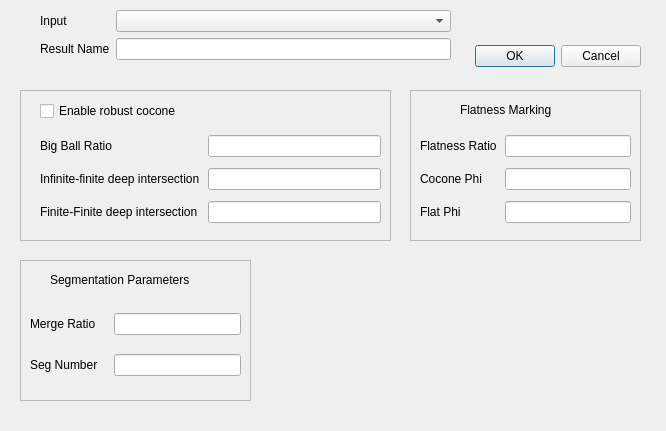
<?xml version="1.0" encoding="UTF-8"?>
<ui version="4.0">
 <class>SuperSecondaryStructuresDialog</class>
 <widget class="QDialog" name="SuperSecondaryStructuresDialog">
  <property name="geometry">
   <rect>
    <x>0</x>
    <y>0</y>
    <width>666</width>
    <height>431</height>
   </rect>
  </property>
  <property name="windowTitle">
   <string>SuperSecondaryStructures</string>
  </property>
  <widget class="QDialogButtonBox" name="buttonBox">
   <property name="geometry">
    <rect>
     <x>460</x>
     <y>40</y>
     <width>181</width>
     <height>32</height>
    </rect>
   </property>
   <property name="orientation">
    <enum>Qt::Horizontal</enum>
   </property>
   <property name="standardButtons">
    <set>QDialogButtonBox::Cancel|QDialogButtonBox::Ok</set>
   </property>
  </widget>
  <widget class="QFrame" name="CoconFrame">
   <property name="geometry">
    <rect>
     <x>20</x>
     <y>90</y>
     <width>371</width>
     <height>151</height>
    </rect>
   </property>
   <property name="frameShape">
    <enum>QFrame::StyledPanel</enum>
   </property>
   <property name="frameShadow">
    <enum>QFrame::Raised</enum>
   </property>
   <widget class="QCheckBox" name="RobustCoconeCheckbox">
    <property name="geometry">
     <rect>
      <x>20</x>
      <y>10</y>
      <width>341</width>
      <height>22</height>
     </rect>
    </property>
    <property name="text">
     <string>Enable robust cocone</string>
    </property>
   </widget>
   <widget class="QWidget" name="gridLayoutWidget">
    <property name="geometry">
     <rect>
      <x>20</x>
      <y>40</y>
      <width>341</width>
      <height>101</height>
     </rect>
    </property>
    <layout class="QGridLayout" name="gridLayout">
     <property name="horizontalSpacing">
      <number>8</number>
     </property>
     <item row="0" column="1">
      <widget class="QLineEdit" name="BigBallEdit"/>
     </item>
     <item row="1" column="0">
      <widget class="QLabel" name="outputFile">
       <property name="text">
        <string>Infinite-finite deep intersection</string>
       </property>
      </widget>
     </item>
     <item row="1" column="1">
      <widget class="QLineEdit" name="InfiniteFiniteEdit"/>
     </item>
     <item row="0" column="0">
      <widget class="QLabel" name="iterationsLabel">
       <property name="text">
        <string>Big Ball Ratio</string>
       </property>
      </widget>
     </item>
     <item row="2" column="1">
      <widget class="QLineEdit" name="FiniteFiniteEdit"/>
     </item>
     <item row="2" column="0">
      <widget class="QLabel" name="label">
       <property name="text">
        <string>Finite-Finite deep intersection</string>
       </property>
      </widget>
     </item>
    </layout>
   </widget>
  </widget>
  <widget class="QFrame" name="FlatnessFrame">
   <property name="geometry">
    <rect>
     <x>410</x>
     <y>90</y>
     <width>231</width>
     <height>151</height>
    </rect>
   </property>
   <property name="frameShape">
    <enum>QFrame::StyledPanel</enum>
   </property>
   <property name="frameShadow">
    <enum>QFrame::Raised</enum>
   </property>
   <widget class="QWidget" name="gridLayoutWidget_2">
    <property name="geometry">
     <rect>
      <x>10</x>
      <y>40</y>
      <width>211</width>
      <height>101</height>
     </rect>
    </property>
    <layout class="QGridLayout" name="gridLayout_2">
     <property name="horizontalSpacing">
      <number>8</number>
     </property>
     <item row="0" column="1">
      <widget class="QLineEdit" name="FlatnessEdit"/>
     </item>
     <item row="1" column="0">
      <widget class="QLabel" name="outputFile_2">
       <property name="text">
        <string>Cocone Phi</string>
       </property>
      </widget>
     </item>
     <item row="1" column="1">
      <widget class="QLineEdit" name="CoconePhiEdit"/>
     </item>
     <item row="2" column="1">
      <widget class="QLineEdit" name="FlatPhiEdit"/>
     </item>
     <item row="2" column="0">
      <widget class="QLabel" name="label_2">
       <property name="text">
        <string>Flat Phi</string>
       </property>
      </widget>
     </item>
     <item row="0" column="0">
      <widget class="QLabel" name="iterationsLabel_2">
       <property name="text">
        <string>Flatness Ratio</string>
       </property>
      </widget>
     </item>
    </layout>
   </widget>
   <widget class="QLabel" name="label_3">
    <property name="geometry">
     <rect>
      <x>50</x>
      <y>10</y>
      <width>121</width>
      <height>20</height>
     </rect>
    </property>
    <property name="text">
     <string>Flatness Marking</string>
    </property>
   </widget>
  </widget>
  <widget class="QWidget" name="formLayoutWidget">
   <property name="geometry">
    <rect>
     <x>40</x>
     <y>10</y>
     <width>411</width>
     <height>71</height>
    </rect>
   </property>
   <layout class="QFormLayout" name="formLayout">
    <item row="0" column="1">
     <widget class="QComboBox" name="GeometryList"/>
    </item>
    <item row="0" column="0">
     <widget class="QLabel" name="label_4">
      <property name="text">
       <string>Input</string>
      </property>
     </widget>
    </item>
    <item row="1" column="0">
     <widget class="QLabel" name="label_5">
      <property name="text">
       <string>Result Name</string>
      </property>
     </widget>
    </item>
    <item row="1" column="1">
     <widget class="QLineEdit" name="ResultEdit"/>
    </item>
   </layout>
  </widget>
  <widget class="QFrame" name="SegmentationFrame">
   <property name="geometry">
    <rect>
     <x>20</x>
     <y>260</y>
     <width>231</width>
     <height>141</height>
    </rect>
   </property>
   <property name="frameShape">
    <enum>QFrame::StyledPanel</enum>
   </property>
   <property name="frameShadow">
    <enum>QFrame::Raised</enum>
   </property>
   <widget class="QWidget" name="gridLayoutWidget_3">
    <property name="geometry">
     <rect>
      <x>10</x>
      <y>40</y>
      <width>211</width>
      <height>91</height>
     </rect>
    </property>
    <layout class="QGridLayout" name="gridLayout_3">
     <property name="sizeConstraint">
      <enum>QLayout::SetNoConstraint</enum>
     </property>
     <property name="horizontalSpacing">
      <number>16</number>
     </property>
     <item row="1" column="0">
      <widget class="QLabel" name="SegNumber">
       <property name="text">
        <string>Seg Number</string>
       </property>
      </widget>
     </item>
     <item row="0" column="0">
      <widget class="QLabel" name="MergeRatio">
       <property name="text">
        <string>Merge Ratio</string>
       </property>
      </widget>
     </item>
     <item row="0" column="1">
      <widget class="QLineEdit" name="MergeRatioEdit"/>
     </item>
     <item row="1" column="1">
      <widget class="QLineEdit" name="SegNumberEdit">
       <property name="sizePolicy">
        <sizepolicy hsizetype="Expanding" vsizetype="Fixed">
         <horstretch>0</horstretch>
         <verstretch>0</verstretch>
        </sizepolicy>
       </property>
      </widget>
     </item>
    </layout>
   </widget>
   <widget class="QLabel" name="label_7">
    <property name="geometry">
     <rect>
      <x>30</x>
      <y>10</y>
      <width>171</width>
      <height>20</height>
     </rect>
    </property>
    <property name="text">
     <string>Segmentation Parameters</string>
    </property>
   </widget>
  </widget>
 </widget>
 <resources/>
 <connections>
  <connection>
   <sender>buttonBox</sender>
   <signal>accepted()</signal>
   <receiver>SuperSecondaryStructuresDialog</receiver>
   <slot>accept()</slot>
   <hints>
    <hint type="sourcelabel">
     <x>248</x>
     <y>254</y>
    </hint>
    <hint type="destinationlabel">
     <x>157</x>
     <y>274</y>
    </hint>
   </hints>
  </connection>
  <connection>
   <sender>buttonBox</sender>
   <signal>rejected()</signal>
   <receiver>SuperSecondaryStructuresDialog</receiver>
   <slot>reject()</slot>
   <hints>
    <hint type="sourcelabel">
     <x>316</x>
     <y>260</y>
    </hint>
    <hint type="destinationlabel">
     <x>286</x>
     <y>274</y>
    </hint>
   </hints>
  </connection>
 </connections>
</ui>
